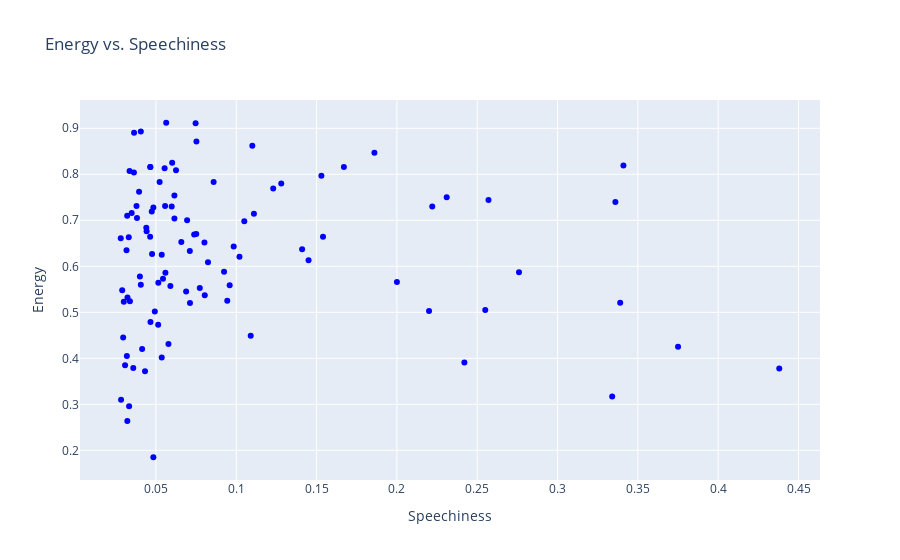

The notebook cell this image was saved under:
### Code cell
features_df = pd.read_csv("C:\\Users\\deeee\\Downloads\\Features_dp.csv")

fig = go.Figure(data=go.Scatter(x=features_df["speechiness"], y=features_df["energy"],
mode='markers',
marker=dict(color='blue'),
hovertext=[f"Name: {n}<br>Energy: {e}<br>Speechiness: {s}"
for n, e, s in zip(features_df['name'], features_df['energy'], features_df['speechiness'])]
))

fig.update_layout(title='Energy vs. Speechiness',
xaxis_title='Speechiness', yaxis_title='Energy')

fig.show()

### Figure 1 — Plotly figure (JSON) as saved in the notebook; plotly's stock layout.template omitted (floating-point values rounded to 4 significant figures)
{"data": [{"hovertext": ["Name: Blinding Lights<br>Energy: 0.73<br>Speechiness: 0.0598", "Name: Shape of You<br>Energy: 0.652<br>Speechiness: 0.0802", "Name: Dance Monkey<br>Energy: 0.588<br>Speechiness: 0.0924", "Name: Someone You Loved<br>Energy: 0.405<br>Speechiness: 0.0319", "Name: Rockstar<br>Energy: 0.52<br>Speechiness: 0.0712", "Name: Sunflower<br>Energy: 0.479<br>Speechiness: 0.0466", "Name: One Dance<br>Energy: 0.625<br>Speechiness: 0.0536", "Name: Closer<br>Energy: 0.524<br>Speechiness: 0.0338", "Name: Stay<br>Energy: 0.31<br>Speechiness: 0.0283", "Name: Believer<br>Energy: 0.78<br>Speechiness: 0.128", "Name: Señorita<br>Energy: 0.548<br>Speechiness: 0.029", "Name: Perfect<br>Energy: 0.663<br>Speechiness: 0.0331", "Name: Heat Waves<br>Energy: 0.525<br>Speechiness: 0.0944", "Name: Say You Won't Let Go<br>Energy: 0.557<br>Speechiness: 0.059", "Name: Starboy<br>Energy: 0.587<br>Speechiness: 0.276", "Name: Bad Guy<br>Energy: 0.425<br>Speechiness: 0.375", "Name: Thinking Out Loud<br>Energy: 0.445<br>Speechiness: 0.0296", "Name: Lucid Dreams<br>Energy: 0.566<br>Speechiness: 0.2", "Name: Don't Start Now<br>Energy: 0.185<br>Speechiness: 0.0484", "Name: Lovely<br>Energy: 0.296<br>Speechiness: 0.0333", "Name: Watermelon Sugar<br>Energy: 0.816<br>Speechiness: 0.0465", "Name: God's Plan<br>Energy: 0.449<br>Speechiness: 0.109", "Name: Photograph<br>Energy: 0.379<br>Speechiness: 0.0359", "Name: Bohemian Rhapsody<br>Energy: 0.402<br>Speechiness: 0.0536", "Name: Something Just Like This<br>Energy: 0.635<br>Speechiness: 0.0317", "Name: Sweater Weather<br>Energy: 0.807<br>Speechiness: 0.0336", "Name: Shallow<br>Energy: 0.385<br>Speechiness: 0.0308", "Name: As It Was<br>Energy: 0.731<br>Speechiness: 0.0557", "Name: Love Yourself<br>Energy: 0.378<br>Speechiness: 0.438", "Name: Circles<br>Energy: 0.762<br>Speechiness: 0.0395", "Name: Sad!<br>Energy: 0.613<br>Speechiness: 0.145", "Name: Take Me to Church<br>Energy: 0.664<br>Speechiness: 0.0464", "Name: All of Me<br>Energy: 0.264<br>Speechiness: 0.0322", "Name: Thunder<br>Energy: 0.89<br>Speechiness: 0.0364", "Name: 7 Rings<br>Energy: 0.317<br>Speechiness: 0.334", "Name: Goosebumps<br>Energy: 0.728<br>Speechiness: 0.0484", "Name: Jocelyn Flores<br>Energy: 0.391<br>Speechiness: 0.242", "Name: Havana<br>Energy: 0.523<br>Speechiness: 0.03", "Name: Stressed Out<br>Energy: 0.637<br>Speechiness: 0.141", "Name: XO Tour Llif3<br>Energy: 0.75<br>Speechiness: 0.231", "Name: Counting Stars<br>Energy: 0.705<br>Speechiness: 0.0382", "Name: New Rules<br>Energy: 0.7<br>Speechiness: 0.0694", "Name: Wake Me Up<br>Energy: 0.783<br>Speechiness: 0.0523", "Name: Riptide<br>Energy: 0.731<br>Speechiness: 0.0379", "Name: Happier<br>Energy: 0.67<br>Speechiness: 0.0751", "Name: Humble<br>Energy: 0.621<br>Speechiness: 0.102", "Name: Let Her Go<br>Energy: 0.545<br>Speechiness: 0.0688", "Name: The Hills<br>Energy: 0.564<br>Speechiness: 0.0515", "Name: Sicko Mode<br>Energy: 0.73<br>Speechiness: 0.222", "Name: Can't Hold Us<br>Energy: 0.871<br>Speechiness: 0.0752", "Name: Good 4 U<br>Energy: 0.664<br>Speechiness: 0.154", "Name: Sorry<br>Energy: 0.643<br>Speechiness: 0.0984", "Name: One Kiss<br>Energy: 0.862<br>Speechiness: 0.11", "Name: Let Me Love You<br>Energy: 0.716<br>Speechiness: 0.0349", "Name: Drivers License<br>Energy: 0.431<br>Speechiness: 0.0578", "Name: Lean On<br>Energy: 0.809<br>Speechiness: 0.0625", "Name: Treat You Better<br>Energy: 0.819<br>Speechiness: 0.341", "Name: Roses (Imanbek remix)<br>Energy: 0.719<br>Speechiness: 0.0474", "Name: Better Now<br>Energy: 0.578<br>Speechiness: 0.04", "Name: Stay with Me<br>Energy: 0.42<br>Speechiness: 0.0414", "Name: Congratulations<br>Energy: 0.804<br>Speechiness: 0.0363", "Name: Faded<br>Energy: 0.627<br>Speechiness: 0.0476", "Name: Without Me<br>Energy: 0.669<br>Speechiness: 0.0738", "Name: Industry Baby<br>Energy: 0.704<br>Speechiness: 0.0615", "Name: Lose Yourself<br>Energy: 0.744<br>Speechiness: 0.257", "Name: Memories<br>Energy: 0.684<br>Speechiness: 0.044", "Name: Demons<br>Energy: 0.71<br>Speechiness: 0.0321", "Name: Mr. Brightside<br>Energy: 0.911<br>Speechiness: 0.0747", "Name: Uptown Funk<br>Energy: 0.609<br>Speechiness: 0.0824", "Name: Too Good at Goodbyes<br>Energy: 0.372<br>Speechiness: 0.0432", "Name: Levitating<br>Energy: 0.825<br>Speechiness: 0.0601", "Name: I Took a Pill in Ibiza (Seeb Remix)<br>Energy: 0.714<br>Speechiness: 0.111", "Name: Don't Let Me Down<br>Energy: 0.502<br>Speechiness: 0.0493", "Name: Thank U, Next<br>Energy: 0.653<br>Speechiness: 0.0658", "Name: I Don't Care<br>Energy: 0.676<br>Speechiness: 0.0442", "Name: Dakiti<br>Energy: 0.573<br>Speechiness: 0.0544", "Name: Montero (Call Me by Your Name)<br>Energy: 0.503<br>Speechiness: 0.22", "Name: Mood<br>Energy: 0.74<br>Speechiness: 0.336", "Name: Do I Wanna Know?<br>Energy: 0.532<br>Speechiness: 0.0323", "Name: Unforgettable<br>Energy: 0.769<br>Speechiness: 0.123", "Name: Dynamite<br>Energy: 0.783<br>Speechiness: 0.0859", "Name: Despacito (remix)<br>Energy: 0.816<br>Speechiness: 0.167", "Name: Moonlight<br>Energy: 0.537<br>Speechiness: 0.0804", "Name: Wonderwall<br>Energy: 0.893<br>Speechiness: 0.0406", "Name: No Role Modelz<br>Energy: 0.521<br>Speechiness: 0.339", "Name: That's What I Like<br>Energy: 0.56<br>Speechiness: 0.0406", "Name: The Box<br>Energy: 0.586<br>Speechiness: 0.0559", "Name: 'Till I Collapse<br>Energy: 0.847<br>Speechiness: 0.186", "Name: There's Nothing Holdin' Me Back<br>Energy: 0.813<br>Speechiness: 0.0554", "Name: Stitches<br>Energy: 0.754<br>Speechiness: 0.0615", "Name: Cheap Thrills<br>Energy: 0.698<br>Speechiness: 0.105", "Name: Smells Like Teen Spirit<br>Energy: 0.912<br>Speechiness: 0.0564", "Name: See You Again<br>Energy: 0.559<br>Speechiness: 0.0959", "Name: I'm Yours<br>Energy: 0.633<br>Speechiness: 0.0711", "Name: I Like Me Better<br>Energy: 0.505<br>Speechiness: 0.255", "Name: 7 Years<br>Energy: 0.473<br>Speechiness: 0.0514", "Name: Yellow<br>Energy: 0.661<br>Speechiness: 0.0281", "Name: Sugar<br>Energy: 0.816<br>Speechiness: 0.0465", "Name: Despacito<br>Energy: 0.797<br>Speechiness: 0.153", "Name: Don't Stop Me Now<br>Energy: 0.553<br>Speechiness: 0.0773"], "marker": {"color": "blue"}, "mode": "markers", "type": "scatter", "x": [0.0598, 0.0802, 0.0924, 0.0319, 0.0712, 0.0466, 0.0536, 0.0338, 0.0283, 0.128, 0.029, 0.0331, 0.0944, 0.059, 0.276, 0.375, 0.0296, 0.2, 0.0484, 0.0333, 0.0465, 0.109, 0.0359, 0.0536, 0.0317, 0.0336, 0.0308, 0.0557, 0.438, 0.0395, 0.145, 0.0464, 0.0322, 0.0364, 0.334, 0.0484, 0.242, 0.03, 0.141, 0.231, 0.0382, 0.0694, 0.0523, 0.0379, 0.0751, 0.102, 0.0688, 0.0515, 0.222, 0.0752, 0.154, 0.0984, 0.11, 0.0349, 0.0578, 0.0625, 0.341, 0.0474, 0.04, 0.0414, 0.0363, 0.0476, 0.0738, 0.0615, 0.257, 0.044, 0.0321, 0.0747, 0.0824, 0.0432, 0.0601, 0.111, 0.0493, 0.0658, 0.0442, 0.0544, 0.22, 0.336, 0.0323, 0.123, 0.0859, 0.167, 0.0804, 0.0406, 0.339, 0.0406, 0.0559, 0.186, 0.0554, 0.0615, 0.105, 0.0564, 0.0959, 0.0711, 0.255, 0.0514, 0.0281, 0.0465, 0.153, 0.0773], "y": [0.73, 0.652, 0.588, 0.405, 0.52, 0.479, 0.625, 0.524, 0.31, 0.78, 0.548, 0.663, 0.525, 0.557, 0.587, 0.425, 0.445, 0.566, 0.185, 0.296, 0.816, 0.449, 0.379, 0.402, 0.635, 0.807, 0.385, 0.731, 0.378, 0.762, 0.613, 0.664, 0.264, 0.89, 0.317, 0.728, 0.391, 0.523, 0.637, 0.75, 0.705, 0.7, 0.783, 0.731, 0.67, 0.621, 0.545, 0.564, 0.73, 0.871, 0.664, 0.643, 0.862, 0.716, 0.431, 0.809, 0.819, 0.719, 0.578, 0.42, 0.804, 0.627, 0.669, 0.704, 0.744, 0.684, 0.71, 0.911, 0.609, 0.372, 0.825, 0.714, 0.502, 0.653, 0.676, 0.573, 0.503, 0.74, 0.532, 0.769, 0.783, 0.816, 0.537, 0.893, 0.521, 0.56, 0.586, 0.847, 0.813, 0.754, 0.698, 0.912, 0.559, 0.633, 0.505, 0.473, 0.661, 0.816, 0.797, 0.553]}], "layout": {"title": {"text": "Energy vs. Speechiness"}, "xaxis": {"title": {"text": "Speechiness"}}, "yaxis": {"title": {"text": "Energy"}}}}
